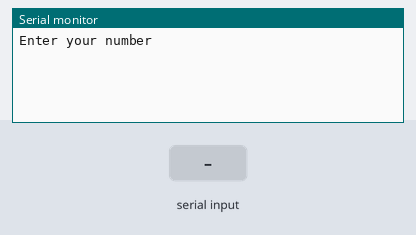
This sketch was run on a simulated Arduino Uno, built with avr-gcc and run on an emulated ATmega328P. Parts: the last lines printed to the serial monitor. The inputs (shaded band) are chosen by the test bench.

Above: at 1.2 s.
1.3 s: "90,45\n" received over Serial
At 2.0 s:
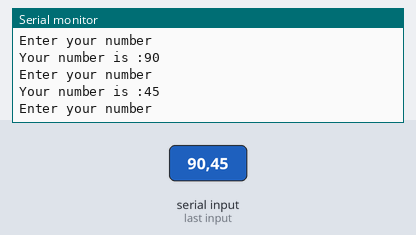
2.8 s: "30,150\n" received over Serial
At 5.3 s:
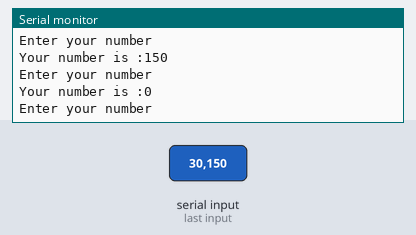
Timing chart, 0 to 6.8 s (numbered marks = the images above; inputs shaded):
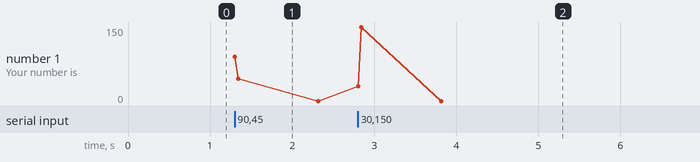

The sketch:

Accept_and_record_userinput.ino
```cpp
int mynumber ;
String msg = "Enter your number";
String msg2 = "Your number is :";
int del1 = 500 ;
void setup() {
  // put your setup code here, to run once:
Serial.begin(9600);
}

void loop() {
  // put your main code here, to run repeatedly:
Serial.println(msg);
while(Serial.available() == 0){}
mynumber = Serial.parseInt();
Serial.print(msg2);
Serial.println(mynumber);

}
```

Measured:
- after the input at 1.3 s, the serial monitor: prints a new line at once (image 1)
- after the input at 2.8 s, the serial monitor: prints a new line at once (image 2)
